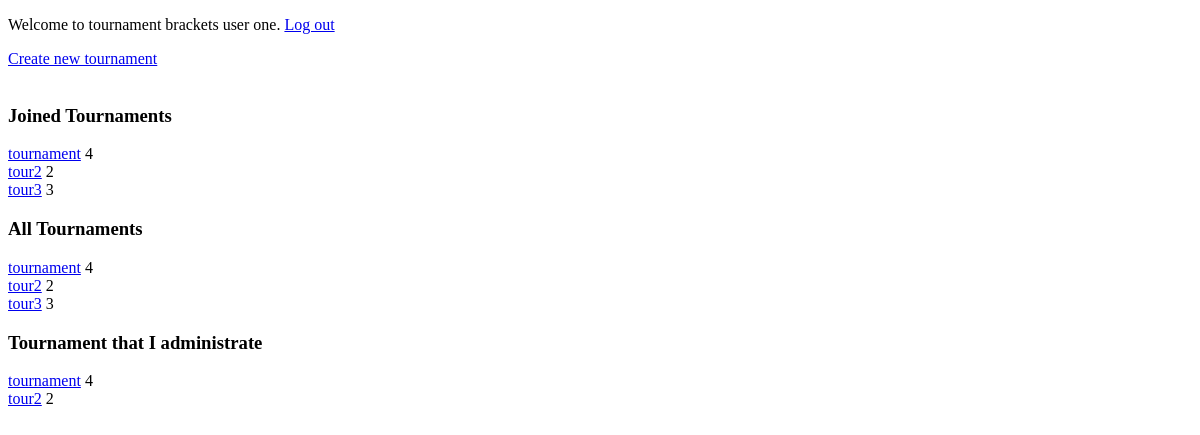
Page / (signed in) on the earlier database version.
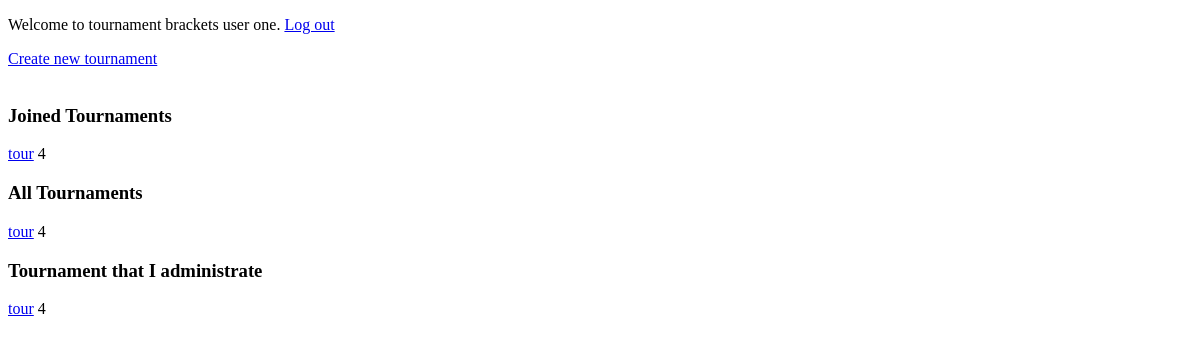
Same page on the later database version.
### application/auth/models.py (models this page shows, shortened)
class User(db.Model):
    __tablename__ = "account"
    id = db.Column(db.Integer, primary_key=True)
    date_created = db.Column(db.DateTime, default=db.func.current_timestamp())
    date_modified = db.Column(db.DateTime, default=db.func.current_timestamp(),
                              onupdate=db.func.current_timestamp())
    name = db.Column(db.String(144), nullable=False)
    username = db.Column(db.String(144), nullable=False)
    password = db.Column(db.String(144), nullable=False)
    tournaments = db.relationship('Tournament', backref='account', lazy=True)

### application/tour/models.py (models this page shows, shortened)
class Tournament(db.Model):
    __tablename__ = "tournament"
    id = db.Column(db.Integer, primary_key=True)
    date_created = db.Column(db.DateTime, default=db.func.current_timestamp())
    date_modified = db.Column(db.DateTime, default=db.func.current_timestamp(),
                              onupdate=db.func.current_timestamp())
    name = db.Column(db.String(144), nullable=False)
    player_count = db.Column(db.Integer, nullable=False)
    account_id = db.Column(db.Integer, db.ForeignKey('account.id'), nullable=False)
    started = db.Column(db.Boolean, nullable=False)

### application/index/views.py (the view)
@app.route("/", methods=["GET"])
def index():
    if current_user.is_authenticated:
        joined = Players.find_tour_with_user(current_user.id)
        return render_template("/index/index.html", form = LoginForm(),
        tournaments = Tournament.query.all(),
        ownedtournaments = Tournament.query.filter_by(account_id=current_user.id),
        joinedtournaments = joined)
    else:
        return render_template("/index/index.html", form = LoginForm(), tournaments = Tournament.query.all())

### application/__init__.py (called while the page is built)
@login_manager.user_loader
def load_user(user_id):
    return User.query.get(user_id)

### application/tour/models.py (called while the page is built)
    @staticmethod
    def find_tour_with_user(account_id):
        stmt = text("SELECT tournament_id FROM players"
                   " WHERE account_id = :account_id").params(account_id=account_id)
        response = db.engine.execute(stmt)
        userstournaments = []
        for row in response:
            userstournaments.append(Tournament.query.get(row[0]))
        return userstournaments

### application/templates/index/index.html (shortened to what this page needs)
{% extends "/index/layout.html" %}
{% block body %}
{% if current_user.is_authenticated %}
<a href="{{ url_for('tour_new') }}">Create new tournament</a>
<br/>
<br/>
<h3>Joined Tournaments</h3>
{% for tournament in joinedtournaments %}
<tr>
      <td><a href="{{ url_for('tournament', id=tournament.id) }}">{{ tournament.name }}</a></td>
      <td>{{ tournament.player_count }}</td>
      <br/>
</tr>
{% endfor %}
<h3>All Tournaments</h3>
{% for tournament in tournaments %}
<tr>
      <td><a href="{{ url_for('tournament', id=tournament.id) }}">{{ tournament.name }}</a></td>
      <td>{{ tournament.player_count }}</td>
      <br/>
</tr>
{% endfor %}
<h3>Tournament that I administrate</h3>
{% for tournament in ownedtournaments %}
<tr>
      <td><a href="{{ url_for('tournament', id=tournament.id) }}">{{ tournament.name }}</a></td>
      <td>{{ tournament.player_count }}</td>
      <br/>
</tr>
{% endfor %}
{% endif %}
{% endblock %}

### application/templates/index/layout.html (shortened to what this page needs)
<!DOCTYPE html>
<html>
<head>
</head>
<body>
    {% if current_user.is_authenticated %}
    <p>
        Welcome to tournament brackets user {{ current_user.name }}. <a href="{{ url_for('auth_logout') }}">Log out</a>
    </p>
    {% endif %}
    {% block body %}{% endblock %}
</body>
</html>

Differences in the rows shown:
removed Tournament: name "tour2", player_count "2"
removed Tournament: name "tour3", player_count "3"
changed Tournament: name "tournament" → "tour"
